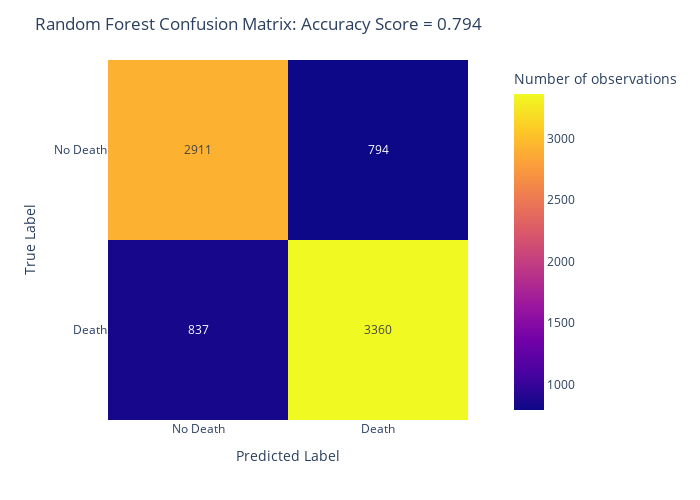

Write notebook code for a chart like this one.
### Code cell
# Assuming y_valid are the true labels and logit_preds are the predictions from your model
conf_matrix = confusion_matrix(y_valid, preds)

# Using Plotly Express to create an interactive confusion matrix heatmap
fig = px.imshow(conf_matrix,
                labels=dict(x="Predicted labels", y="True labels", color="Number of observations"),
                x=['No Death', 'Death'],  # Adjust these based on your class labels
                y=['No Death', 'Death'],  # Adjust these based on your class labels
                text_auto=True)  # Automatically set text in each cell to the cell value

# Update layout for clarity
fig.update_layout(title=(f"Random Forest Confusion Matrix: Accuracy Score = {score:.3f}"),
                  xaxis_title="Predicted Label",
                  yaxis_title="True Label",
                  width=700,
                  height=500)

fig.show()

### Figure 1 — Plotly figure (JSON) as saved in the notebook; plotly's stock layout.template omitted (floating-point values rounded to 4 significant figures)
{"data": [{"coloraxis": "coloraxis", "hovertemplate": "Predicted labels: %{x}<br>True labels: %{y}<br>Number of observations: %{z}<extra></extra>", "name": "0", "texttemplate": "%{z}", "type": "heatmap", "x": ["No Death", "Death"], "xaxis": "x", "y": ["No Death", "Death"], "yaxis": "y", "z": [[2911, 794], [837, 3360]]}], "layout": {"coloraxis": {"colorbar": {"title": {"text": "Number of observations"}}, "colorscale": [[0, "#0d0887"], [0.1111, "#46039f"], [0.2222, "#7201a8"], [0.3333, "#9c179e"], [0.4444, "#bd3786"], [0.5556, "#d8576b"], [0.6667, "#ed7953"], [0.7778, "#fb9f3a"], [0.8889, "#fdca26"], [1, "#f0f921"]]}, "height": 500, "margin": {"t": 60}, "title": {"text": "Random Forest Confusion Matrix: Accuracy Score = 0.794"}, "width": 700, "xaxis": {"anchor": "y", "constrain": "domain", "domain": [0, 1], "scaleanchor": "y", "title": {"text": "Predicted Label"}}, "yaxis": {"anchor": "x", "autorange": "reversed", "constrain": "domain", "domain": [0, 1], "title": {"text": "True Label"}}}}
